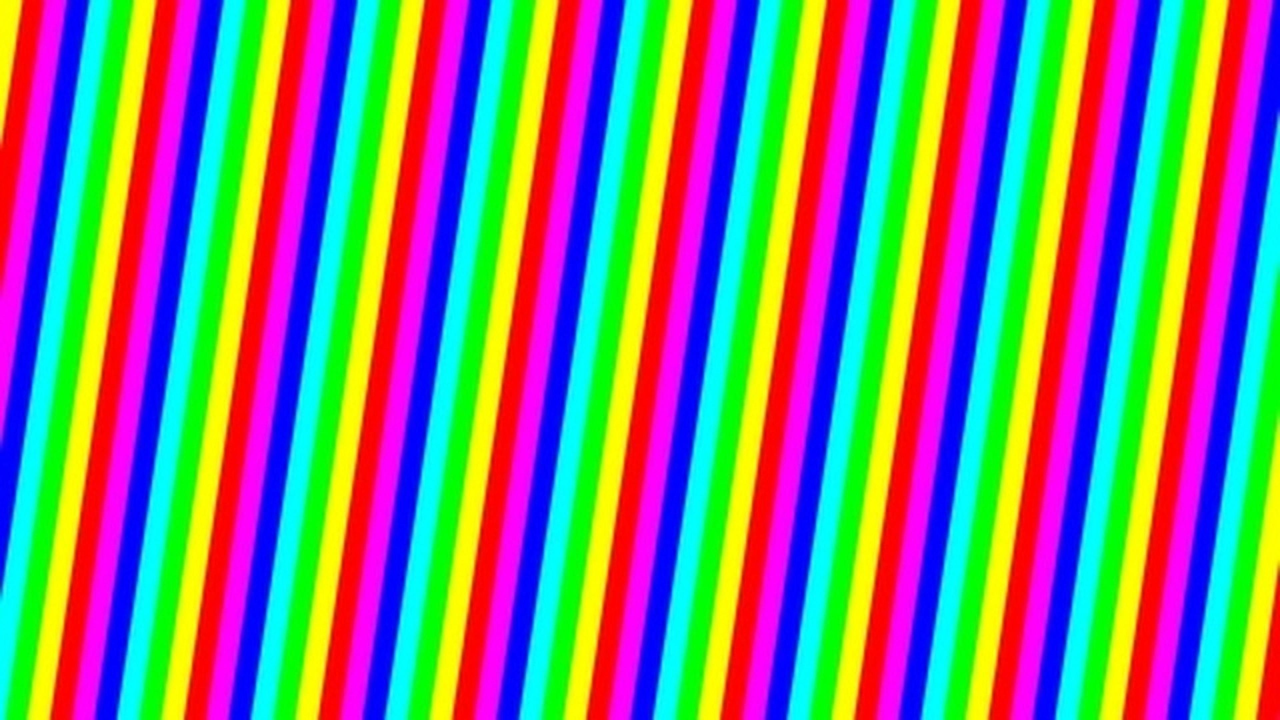
#> input picture current_abstract_video_image.jpg, 3840 x 2160 px (shown at 1/3 size)
$ python resize_large_image.py
#> lines starting #> are read from the running program, lines starting #| are printed output that depends on the picture
from PIL import Image

INPUT_PATH = "current_abstract_video_image.jpg"
OUTPUT_PATH = "rainbow_camouflage_resized.jpg"
TARGET_WIDTH = 1280
TARGET_HEIGHT = 720

def resize_image(input_path, output_path, width, height):
#> called with input_path = 'current_abstract_video_image.jpg', output_path = 'rainbow_camouflage_resized.jpg', width = 1280, height = 720
    image = Image.open(input_path)
#> image is the input picture: PIL image 3840x2160 RGB; mean R, G, B 126.3, 127.6, 128.4
    resized = image.resize((width, height), Image.LANCZOS)
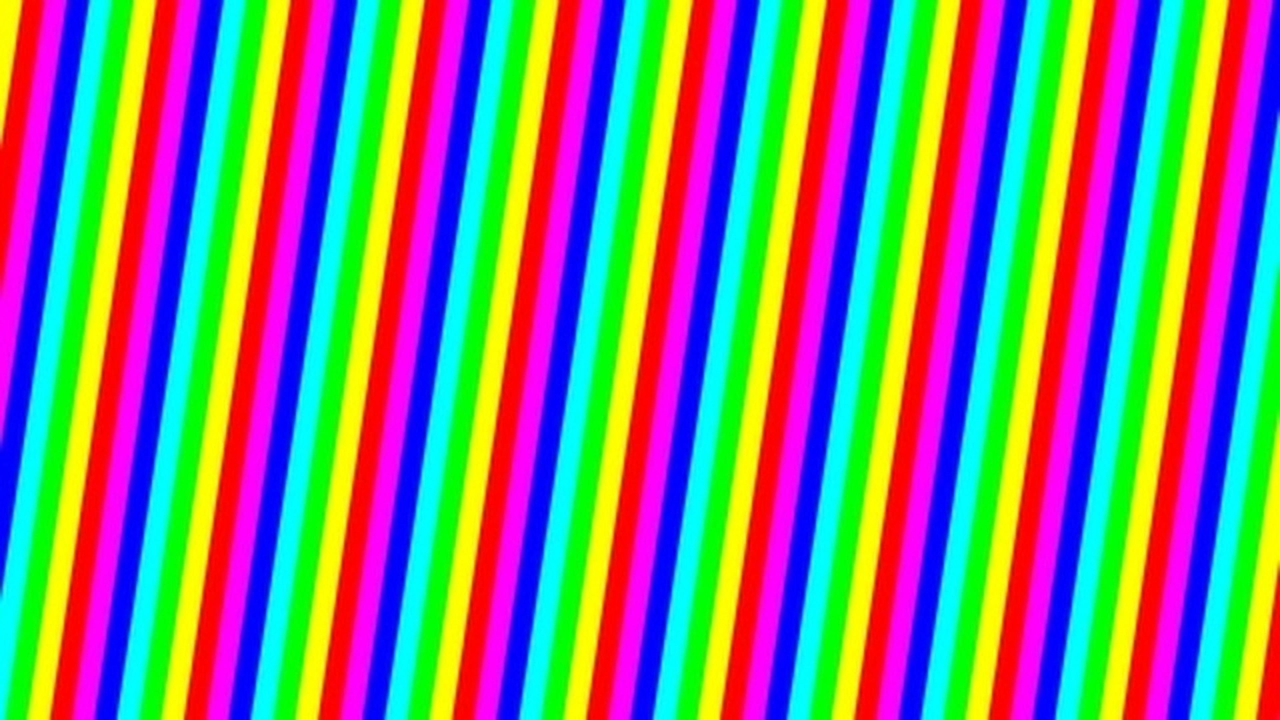
#> resized: PIL image 1280x720 RGB; mean R, G, B 126.3, 127.6, 128.4
    resized.save(output_path)
    print(f"[✓] Resized image saved to: {output_path}")

if __name__ == "__main__":
    resize_image(INPUT_PATH, OUTPUT_PATH, TARGET_WIDTH, TARGET_HEIGHT)

$ run again, with rainbow_gradient_heavy_contrast.jpg copied over current_abstract_video_image.jpg
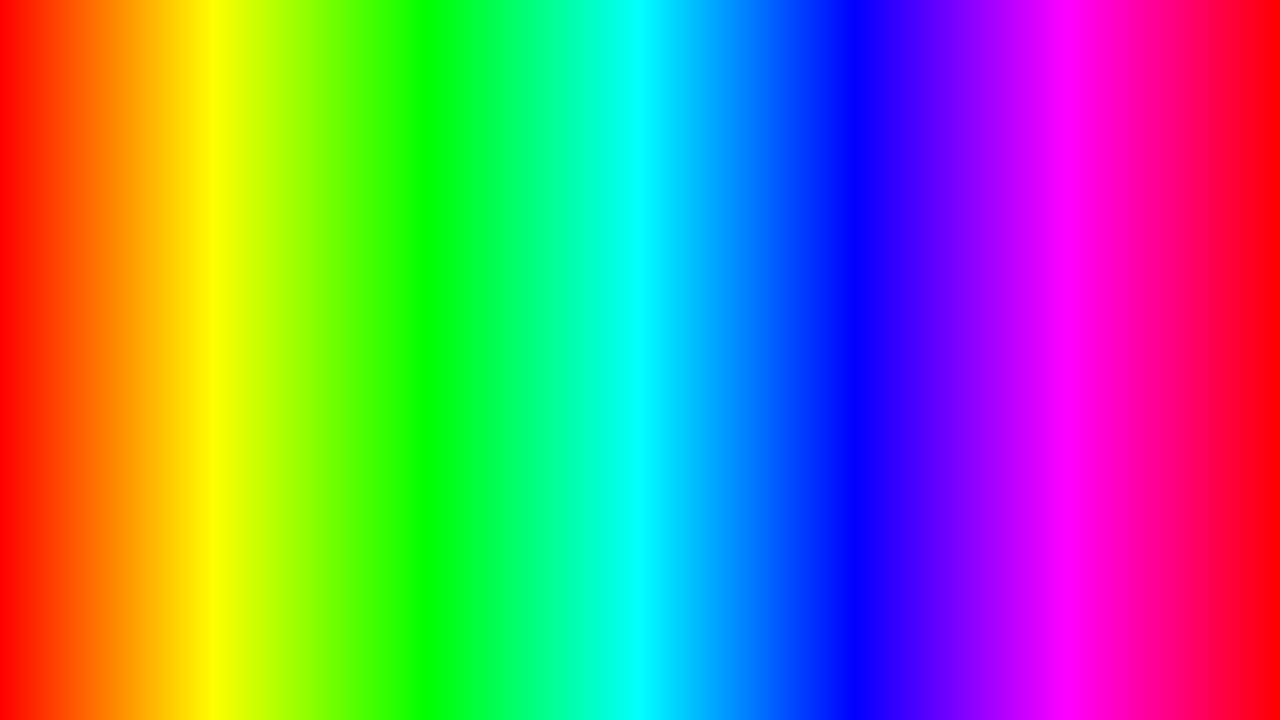
#> input picture rainbow_gradient_heavy_contrast.jpg, 3840 x 2160 px (shown at 1/3 size)
#> in resize_image, image is the input picture: PIL image 3840x2160 RGB; mean R, G, B 127.3, 127.3, 127.3
#> in resize_image, `resized = image.resize((width, height), Image.LANCZOS)`:
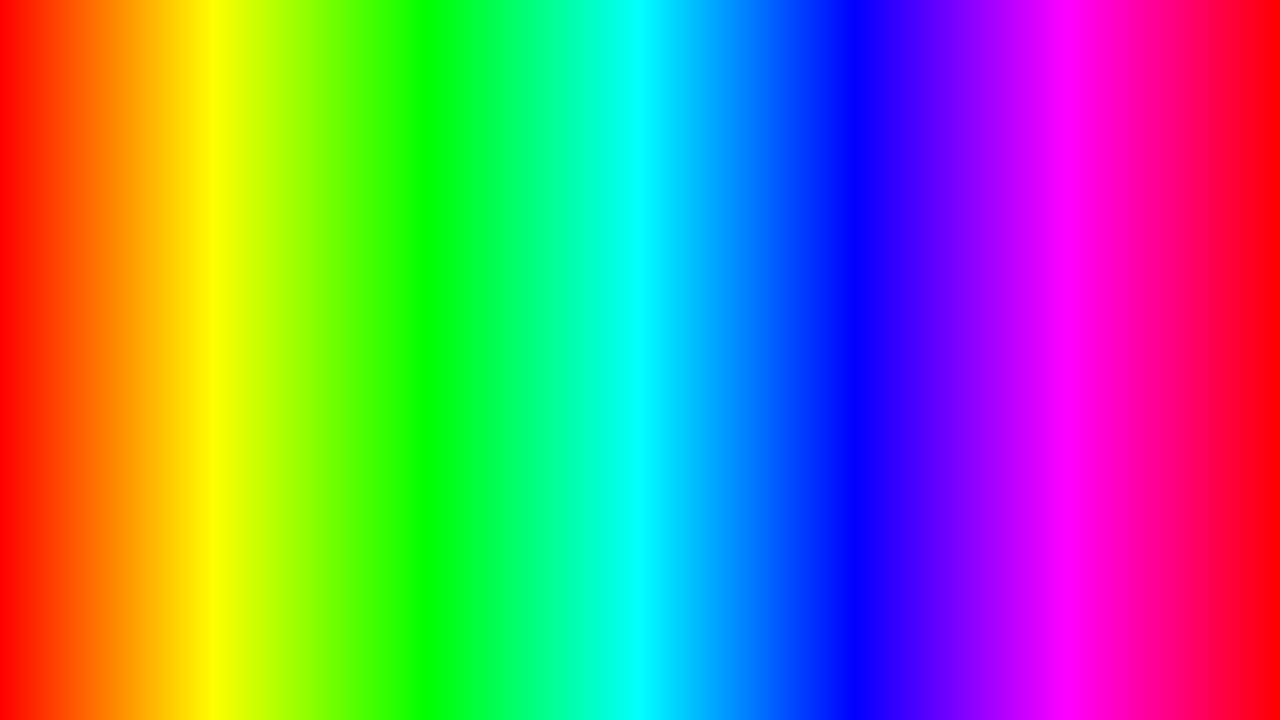
#> resized: PIL image 1280x720 RGB; mean R, G, B 127.3, 127.3, 127.3
